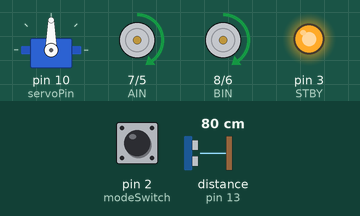
Bench run of a sketch on a simulated Arduino Uno, built with avr-gcc and run on an emulated ATmega328P. Shown: servo, direction and speed pins drawn as motors (green arrow = direction pin HIGH = forward, orange = LOW = backward, longer = more drive, stopped while the standby pin is LOW), output pins drawn as LEDs (lit = HIGH). The test bench sets the inputs (shaded band); at power-on: distance to the obstacle (sensor on pin 13) 80 cm, pin 2 (modeSwitch) LOW. The echo pulse lasts 58.3 µs per cm.

Above: at 3.2 s.
3.3 s: distance to the obstacle (sensor on pin 13) set to 34 cm
4.8 s: distance to the obstacle (sensor on pin 13) set to 29 cm
At 5.8 s:
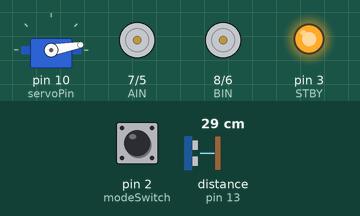
7.8 s: distance to the obstacle (sensor on pin 13) set to 35 cm
At 9.0 s:
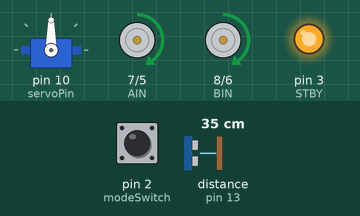
9.3 s: distance to the obstacle (sensor on pin 13) set to 2 cm
At 11.4 s:
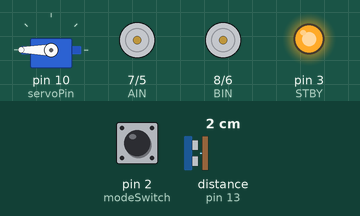
Timing chart, 0 to 16.3 s (numbered marks = the images above; inputs shaded):
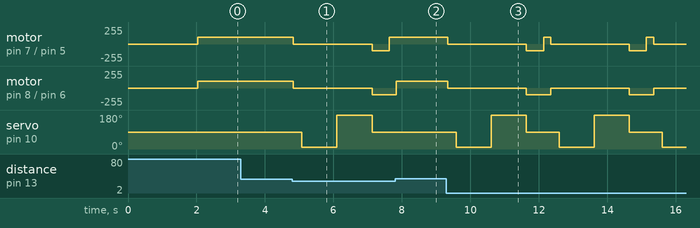

Measured:
- the behaviour switches between 31 and 30 cm on distance to the obstacle (sensor on pin 13) (found by bisection; images 0 and 1)
- after the input at 3.3 s, every drawn part: stays the same
- after the input at 4.8 s, motor on pin 7 (AIN) / pin 5 (PWMA): forward 100/255 → stopped at once, → backward 100/255 2.3 s later, → forward 100/255 0.50 s later; motor on pin 8 (BIN) / pin 6 (PWMB): forward 100/255 → stopped at once, → backward 100/255 2.3 s later; servo on pin 10 (servoPin): 90° → 10° after 0.28 s, → 180° 1.0 s later, → 90° 1.0 s later
- after the input at 7.8 s, motor on pin 7 (AIN) / pin 5 (PWMA): stays forward 100/255 (without the input it goes to stopped after 0.04 s); motor on pin 8 (BIN) / pin 6 (PWMB): backward 100/255 → forward 100/255 at once; servo on pin 10 (servoPin): stays 90° (without the input it goes to 10° after 0.29 s)
- after the input at 9.3 s, motor on pin 7 (AIN) / pin 5 (PWMA): forward 100/255 → stopped at once, → backward 100/255 2.3 s later, → forward 100/255 0.50 s later, → stopped 0.21 s later, … (7 changes in this stretch); motor on pin 8 (BIN) / pin 6 (PWMB): alternates backward 100/255 for 0.71 s and stopped for 2.3 s, starting at once

The sketch:

Obstacle_avoidance.ino
```cpp
/*
    Obstacle_avoidance
    Frederick Feraco, NYS MASTER TEACHER PROGRAM, March 2023

    This program drives the Elegoo Smart Car forward until an obstacle is detected.
    It then looks around to find the most open area and turns towards it.

    Be sure to add the library for the devices:
    Sketch --> Include Library --> Add Zip Library --> HC-SR04.zip and servo.zip

    Place the car on the floor, press the mode switch, and it drives forward until it's too close to an object.
    The car will then figure out the best way to go.

    Press the mode switch to start.
*/

// Include necessary libraries
#include "SR04.h"    // Library for the ultrasonic distance sensor
#include <Servo.h>   // Library for the servo motor

// Ultrasonic configuration
#define TRIG_PIN 13
#define ECHO_PIN 12
SR04 sr04 = SR04(ECHO_PIN, TRIG_PIN);  // Create an instance of the ultrasonic class

// Servo configuration
#define servoPin 10
Servo servo1;  // Create an instance of the servo class

// Define motor IO pins
#define PWMA  5    // Controls power to the right motor
#define PWMB  6    // Controls power to the left motor
#define AIN   7    // Controls direction of the right motor, HIGH = FORWARD, LOW = REVERSE
#define BIN   8    // Controls direction of the left motor, HIGH = FORWARD, LOW = REVERSE
#define STBY  3    // Place H-Bridge in standby if LOW, Run if HIGH

// Variables
int speedLeft = 0;       // Holds the speed of the left wheels
int speedRight = 0;      // Holds the speed of the right wheels
int rightDistance = 0, leftDistance = 0, middleDistance = 0;  // Holds distances when it 'looks around'

#define modeSwitch 2  // Mode Switch input

// Initialize the car
void setup() {
  pinMode(PWMA, OUTPUT);     // Set IO pin mode to OUTPUT
  pinMode(PWMB, OUTPUT);
  pinMode(BIN, OUTPUT);
  pinMode(AIN, OUTPUT);
  pinMode(STBY, OUTPUT);

  analogWrite(PWMA, 0);       // Fully off for the Right motor
  analogWrite(PWMB, 0);       // Fully off for the Left motor
  digitalWrite(STBY, HIGH);   // Enable Motors to run

  servo1.attach(servoPin);    // Connect pin 10 with the control line of the servo
  servo1.write(90);           // Move servos to the center position -> 90°

  waitForStart();             // Wait until the mode switch is pressed
  setSpeeds(100, 100);        // Sets speeds fairly high
}

// Main loop to drive forward until an object is detected
void loop() {
    servo1.write(90);                   // Look forward
    middleDistance = sr04.Distance();   // Get and store the distance from the ultrasonic sensor

    if (middleDistance <= 30) {          // If a nearby obstacle is in front...
      stop();
      delay(250);
      servo1.write(10);                  // Look right
      delay(1000);
      rightDistance = sr04.Distance();   // Get and store the distance from the ultrasonic sensor

      servo1.write(180);                // Look left
      delay(1000);
      leftDistance = sr04.Distance();   // Get and store the distance from the ultrasonic sensor

      servo1.write(90);                 // Look forward
      if ((rightDistance <= 30) || (leftDistance <= 30)) {  // If both sides are too close
        reverse();
        delay(500);
        spinLeft();
        delay(180);
      } else if (rightDistance > leftDistance) {   // If the right side is more open
        spinRight();
        delay(180);
      } else if (rightDistance < leftDistance) {  // If the left side is more open
        spinLeft();
        delay(180);
      } else {
        forward();
      }
    } else {
        forward();
    }
}

// Wait for the mode switch to be pressed
void waitForStart() {
  while (digitalRead(modeSwitch) == 1)  // Wait for the mode switch to be pressed (go to 0)
    ;  // Do nothing
  delay(2000);    // Delay for 2 seconds before starting
}

// Store speeds in variables to be used when driving
void setSpeeds(int leftSpeed, int rightSpeed) {
  speedLeft = leftSpeed;
  speedRight = rightSpeed;
}

// Drive both motors in the forward direction at set speed
void forward() {
  digitalWrite(AIN, HIGH);
  digitalWrite(BIN, HIGH);
  analogWrite(PWMA, speedRight);
  analogWrite(PWMB, speedLeft);
}

// Drive both motors in the reverse direction at set speed
void reverse() {
  digitalWrite(AIN, LOW);
  digitalWrite(BIN, LOW);
  analogWrite(PWMA, speedRight);
  analogWrite(PWMB, speedLeft);
}

// Stop both motors
void stop() {
  analogWrite(PWMA, 0);
  analogWrite(PWMB, 0);
}

// Turn left with 1/2 speed on the left motor going forward
void left() {
  digitalWrite(AIN, HIGH);
  digitalWrite(BIN, HIGH);
  analogWrite(PWMA, speedRight);
  analogWrite(PWMB, speedLeft / 2);
}

// Turn right with 1/2 speed on the right motor going forward
void right() {
  digitalWrite(AIN, LOW);
  digitalWrite(AIN, HIGH);
  analogWrite(PWMA, speedRight / 2);
  analogWrite(PWMB, speedLeft);
}

// Spin left with the right motor forward and the left in reverse
void spinLeft() {
  digitalWrite(AIN, HIGH);
  digitalWrite(BIN, LOW);
  analogWrite(PWMA, speedRight);
  analogWrite(PWMB, speedLeft);
}

// Spin right with the left motor going forward and the right in reverse
void spinRight() {
  digitalWrite(AIN, LOW);
  digitalWrite(BIN, HIGH);
  analogWrite(PWMA, speedRight);
  analogWrite(PWMB, speedLeft);
}

// Function stopTime - accepts the time in milliseconds to go into standby for
void stopTime(int mS) {
  digitalWrite(STBY, LOW);    // Go into standby
  delay(mS);                  // Wait for the defined time
  digitalWrite(STBY, HIGH);   // Come out of standby
}
```
